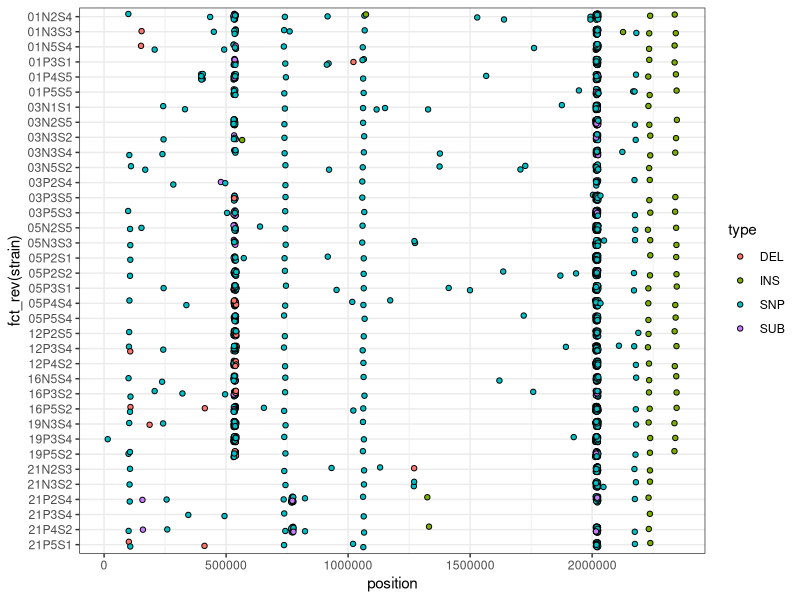
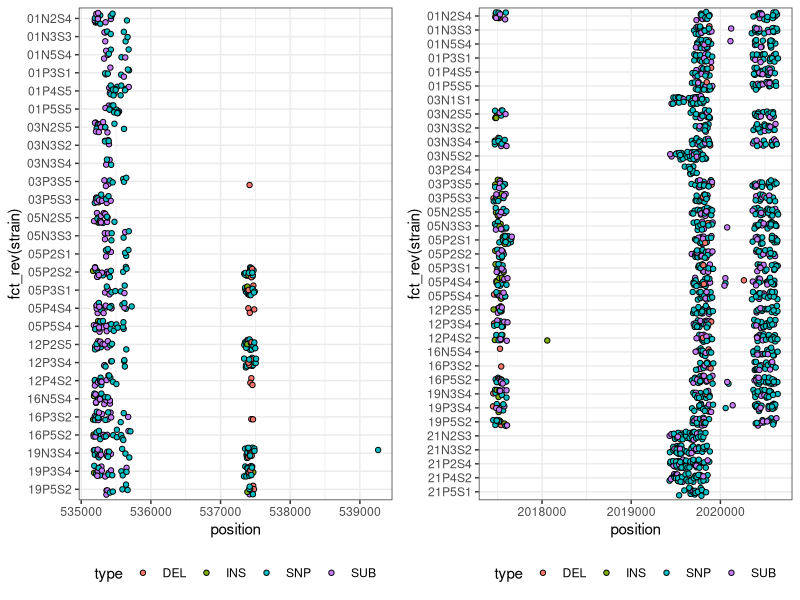
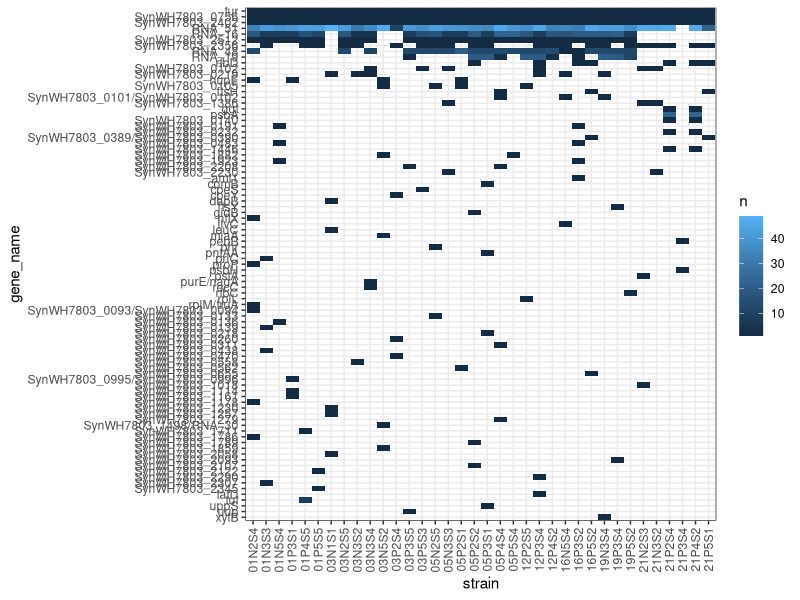

Here is the R script that generated these plots, in order: (Note: this script raises an error after producing the figures.)
## ---- chunk 1
# Clear and set working directory 
rm(list = ls())
library(tidyverse)
library(here)
library(cowplot)
setwd(here())
## ---- chunk 2
d.compare <- read_tsv(here("breseq/compare-all.tsv"))

# select important columns
d <- d.compare %>%
  select(position, type, mutation_category, strain=title)

# convert to wide firmat
d.wide <- d %>%
  #presence column
  mutate(presence=1)%>%
  pivot_wider(names_from = strain, values_from=presence, values_fill=0)
  
head(d.wide[,1:8])

## ---- chunk 3
#visualize
d %>%
  ggplot(aes(y=fct_rev(strain), x=position))+
    geom_jitter(aes(fill=type), shape=21, height = 0.2,width = 5000)+
  theme_bw()
## ---- chunk 4
#visualize 500k
p1 <- 
d %>%
  filter(position>5.3e5)%>%
  filter(position<5.4e5)%>%
  ggplot(aes(y=fct_rev(strain), x=position))+
    geom_jitter(aes(fill=type), shape=21, height = 0.3,width = 50)+
  theme_bw()+
  theme(legend.position = "bottom")

#visualize 2M
p2 <- 
d %>%
  filter(position>2.01e6)%>%
  filter(position<2.03e6)%>%
  ggplot(aes(y=fct_rev(strain), x=position))+
    geom_jitter(aes(fill=type), shape=21, height = 0.3,width = 50)+
  theme_bw()+
  theme(legend.position = "bottom")

plot_grid(p1,p2)
## ---- chunk 5
d.gene <- d.compare%>%
  select(gene_name, strain=title)%>%
  group_by(gene_name, strain)%>%
  summarise(n=n(), .groups="drop")%>%
  arrange(desc(n))

#visualize
d.gene %>%
  # mutate(gene_product = str_trunc(gene_product,30)%>%fct_infreq()%>%fct_rev())%>%
  mutate(gene_name =fct_infreq(gene_name)%>%fct_rev())%>%
  ggplot(aes(x=strain, y=gene_name))+
  geom_tile(aes(fill=n))+
  theme_bw()+
  theme(axis.text.x = element_text(angle=90, hjust=1, vjust = 0.5))

## ---- chunk 6
#list of plots
l.plot <- list()

# try several cutoffs
n.max <- c(1,0.8,0.6,0.4, 0.2)


for (i in n.max){
  #filter based on cutoff
  filt.out <- sum.gene %>%
  filter(avg.mut.n>i) %>%
  pull(gene_name)%>%
  unique()

  l.plot[[as.character(i)]] <- d.compare %>%
    filter(! gene_name %in% filt.out) %>%
  select(position, type, mutation_category, strain=title) %>%
    #plot
  ggplot(aes(y=fct_rev(strain), x=position))+
    geom_jitter(aes(fill=type), shape=21, height = 0.2,width = 5000)+
  theme_bw()+
  expand_limits(x=c(0, max(d.compare$position)))
}


plot_grid(plotlist = l.plot, nrow =5, labels = n.max, label_colour = "red", label_x = .1)
## ---- chunk 7
d.write <- left_join(d.compare, sum.gene)%>%
  select(strain_ID =title, position, snp_type, type, prevalence=avg.mut.n)%>%
  # add metadata
  mutate(Time=str_extract(strain_ID, "^..")%>%parse_integer())%>%
  mutate(cID=str_extract(strain_ID, "N.|P."))%>%
  mutate(clone=str_extract(strain_ID, "S."))



## ---- chunk 8
d.pos <- d.compare%>%
  select(position, strain=title)%>%
  group_by(position, strain)%>%
  summarise(n=n(), .groups="drop")%>%
  arrange(desc(n))

#visualize
d.pos %>%
  # mutate(gene_product = str_trunc(gene_product,30)%>%fct_infreq()%>%fct_rev())%>%
  mutate(position =as_factor(position)%>%fct_infreq()%>%fct_rev())%>%
  ggplot(aes(x=strain, y=position))+
  geom_tile()+
  theme_bw()+
  theme(axis.text.x = element_text(angle=90, hjust=1, vjust = 0.5))

## ---- chunk 9
#list of plots
l.plot <- list()

# try several cutoffs
n.max <- c(1,0.8,0.6,0.4, 0.2)


for (i in n.max){
  #filter based on cutoff
  filt.out <- sum.pos %>%
  filter(avg.mut.n>i) %>%
  pull(position)%>%
  unique()

  l.plot[[as.character(i)]] <- d.compare %>%
    filter(! position %in% filt.out) %>%
  select(position, type, mutation_category, strain=title) %>%
    #plot
  ggplot(aes(y=fct_rev(strain), x=position))+
    geom_jitter(aes(fill=type), shape=21, height = 0.2,width = 5000)+
  theme_bw()+
  expand_limits(x=c(0, max(d.compare$position)))
}


plot_grid(plotlist = l.plot, nrow =5, labels = n.max, label_colour = "red", label_x = .1)
